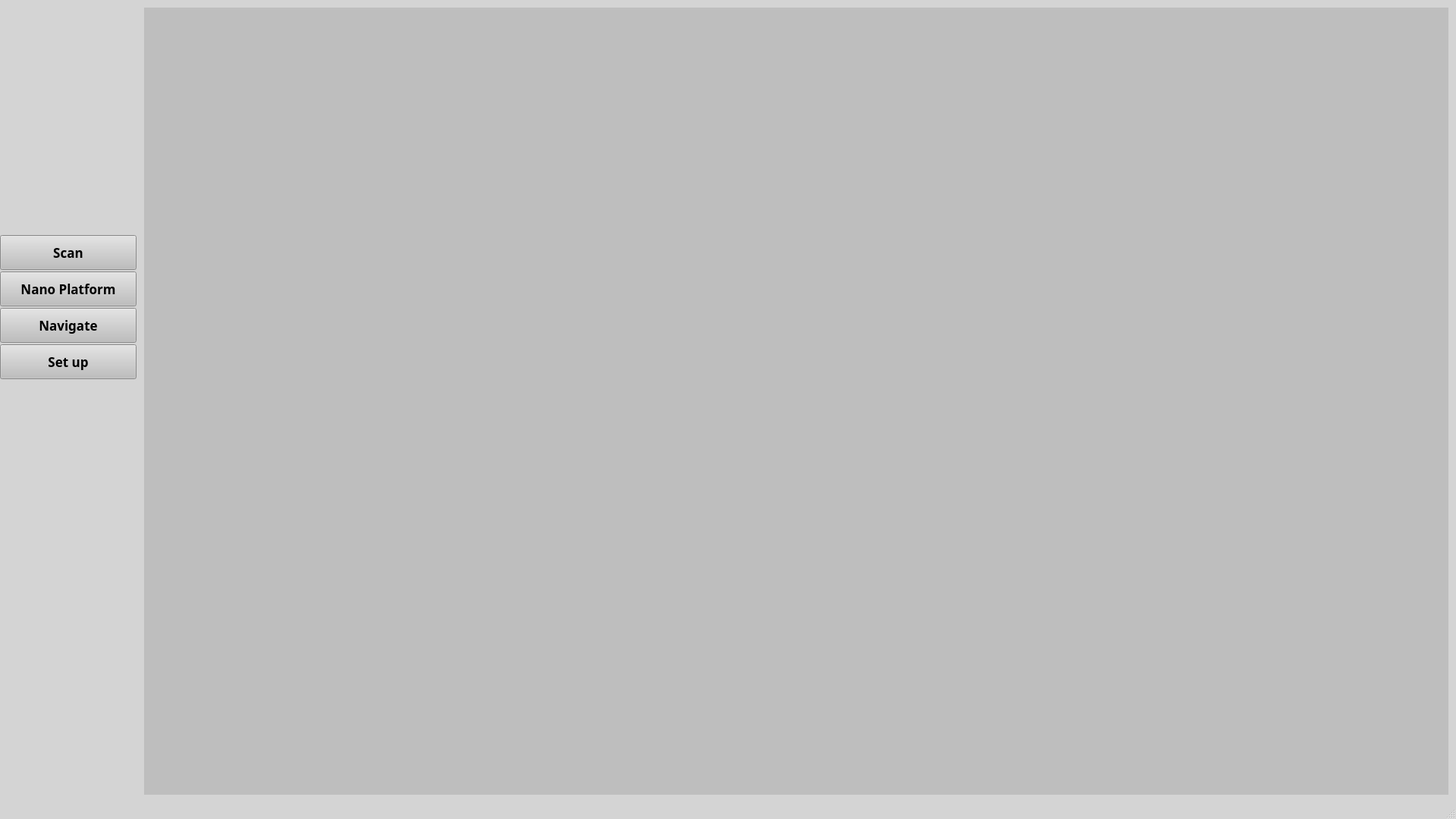
<?xml version="1.0" encoding="UTF-8"?>
<ui version="4.0">
 <class>MainWindow</class>
 <widget class="QMainWindow" name="MainWindow">
  <property name="geometry">
   <rect>
    <x>0</x>
    <y>0</y>
    <width>1920</width>
    <height>1080</height>
   </rect>
  </property>
  <property name="sizePolicy">
   <sizepolicy hsizetype="Expanding" vsizetype="Expanding">
    <horstretch>0</horstretch>
    <verstretch>0</verstretch>
   </sizepolicy>
  </property>
  <property name="windowTitle">
   <string>MainWindow</string>
  </property>
  <property name="styleSheet">
   <string notr="true">QMainWindow{background-color:rgb(212, 212, 212)}</string>
  </property>
  <widget class="QWidget" name="centralwidget">
   <property name="sizePolicy">
    <sizepolicy hsizetype="Expanding" vsizetype="Expanding">
     <horstretch>0</horstretch>
     <verstretch>0</verstretch>
    </sizepolicy>
   </property>
   <layout class="QHBoxLayout" name="horizontalLayout" stretch="180,1720">
    <property name="spacing">
     <number>10</number>
    </property>
    <property name="leftMargin">
     <number>0</number>
    </property>
    <property name="topMargin">
     <number>10</number>
    </property>
    <property name="rightMargin">
     <number>10</number>
    </property>
    <property name="bottomMargin">
     <number>10</number>
    </property>
    <item>
     <layout class="QVBoxLayout" name="verticalLayout_2">
      <item>
       <spacer name="verticalSpacer_2">
        <property name="orientation">
         <enum>Qt::Vertical</enum>
        </property>
        <property name="sizeHint" stdset="0">
         <size>
          <width>20</width>
          <height>300</height>
         </size>
        </property>
       </spacer>
      </item>
      <item>
       <layout class="QVBoxLayout" name="verticalLayout" stretch="1,1,1,1">
        <property name="spacing">
         <number>2</number>
        </property>
        <item>
         <widget class="QPushButton" name="pushButton">
          <property name="sizePolicy">
           <sizepolicy hsizetype="Expanding" vsizetype="Expanding">
            <horstretch>0</horstretch>
            <verstretch>0</verstretch>
           </sizepolicy>
          </property>
          <property name="font">
           <font>
            <family>Arial Black</family>
            <pointsize>13</pointsize>
            <weight>75</weight>
            <bold>true</bold>
           </font>
          </property>
          <property name="styleSheet">
           <string notr="true">QPushButton{background-color:rgb(190, 190, 190)}</string>
          </property>
          <property name="text">
           <string>Scan</string>
          </property>
         </widget>
        </item>
        <item>
         <widget class="QPushButton" name="pushButton_2">
          <property name="sizePolicy">
           <sizepolicy hsizetype="Expanding" vsizetype="Expanding">
            <horstretch>0</horstretch>
            <verstretch>0</verstretch>
           </sizepolicy>
          </property>
          <property name="font">
           <font>
            <family>Arial Black</family>
            <pointsize>13</pointsize>
            <weight>75</weight>
            <bold>true</bold>
           </font>
          </property>
          <property name="styleSheet">
           <string notr="true">QPushButton{background-color:rgb(190, 190, 190)}</string>
          </property>
          <property name="text">
           <string>Nano Platform</string>
          </property>
         </widget>
        </item>
        <item>
         <widget class="QPushButton" name="pushButton_3">
          <property name="sizePolicy">
           <sizepolicy hsizetype="Expanding" vsizetype="Expanding">
            <horstretch>0</horstretch>
            <verstretch>0</verstretch>
           </sizepolicy>
          </property>
          <property name="font">
           <font>
            <family>Arial Black</family>
            <pointsize>13</pointsize>
            <weight>75</weight>
            <bold>true</bold>
           </font>
          </property>
          <property name="styleSheet">
           <string notr="true">QPushButton{background-color:rgb(190, 190, 190)}</string>
          </property>
          <property name="text">
           <string>Navigate</string>
          </property>
         </widget>
        </item>
        <item>
         <widget class="QPushButton" name="pushButton_4">
          <property name="sizePolicy">
           <sizepolicy hsizetype="Expanding" vsizetype="Expanding">
            <horstretch>0</horstretch>
            <verstretch>0</verstretch>
           </sizepolicy>
          </property>
          <property name="font">
           <font>
            <family>Arial Black</family>
            <pointsize>13</pointsize>
            <weight>75</weight>
            <bold>true</bold>
           </font>
          </property>
          <property name="styleSheet">
           <string notr="true">QPushButton{background-color:rgb(190, 190, 190)}</string>
          </property>
          <property name="text">
           <string>Set up</string>
          </property>
         </widget>
        </item>
       </layout>
      </item>
      <item>
       <spacer name="verticalSpacer">
        <property name="orientation">
         <enum>Qt::Vertical</enum>
        </property>
        <property name="sizeType">
         <enum>QSizePolicy::Preferred</enum>
        </property>
        <property name="sizeHint" stdset="0">
         <size>
          <width>17</width>
          <height>548</height>
         </size>
        </property>
       </spacer>
      </item>
     </layout>
    </item>
    <item>
     <widget class="QStackedWidget" name="stackedWidget">
      <property name="sizePolicy">
       <sizepolicy hsizetype="Expanding" vsizetype="Expanding">
        <horstretch>0</horstretch>
        <verstretch>0</verstretch>
       </sizepolicy>
      </property>
      <property name="styleSheet">
       <string notr="true">QStackedWidget{background-color:rgb(190, 190, 190)}</string>
      </property>
      <widget class="QWidget" name="page"/>
      <widget class="QWidget" name="page_2"/>
     </widget>
    </item>
   </layout>
  </widget>
  <widget class="QMenuBar" name="menubar">
   <property name="geometry">
    <rect>
     <x>0</x>
     <y>0</y>
     <width>1920</width>
     <height>23</height>
    </rect>
   </property>
  </widget>
  <widget class="QStatusBar" name="statusbar"/>
 </widget>
 <resources/>
 <connections/>
</ui>
